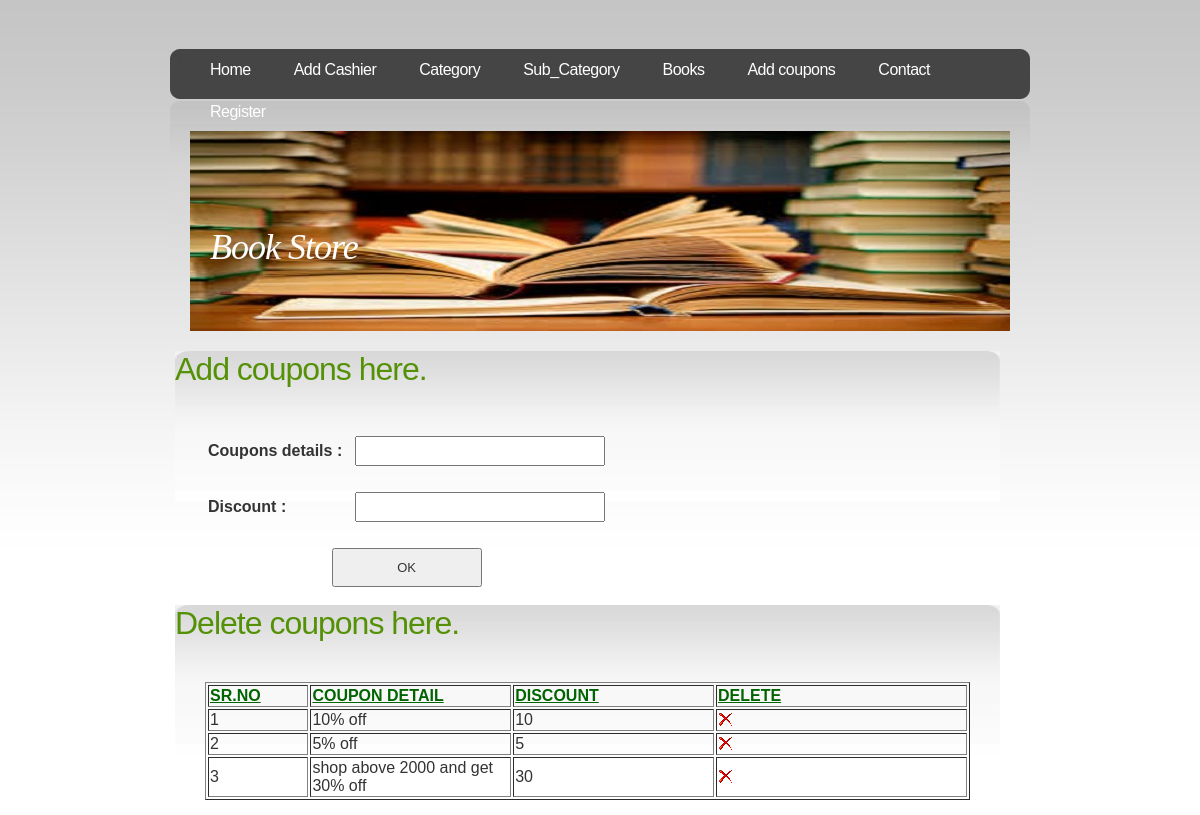
/admin/coupon.php, run on the app's committed database.
### tables this page shows
CREATE TABLE IF NOT EXISTS `addcoupn` (
  `c_id` int(100) NOT NULL AUTO_INCREMENT,
  `u_coupon` text NOT NULL,
  `u_dis` int(11) NOT NULL,
  PRIMARY KEY (`c_id`)
);

### admin/coupon.php (the view, shortened to what this page needs)
<?php session_start();
require('includes/config.php');
	$q="select * from addcoupn";
	 $res=mysqli_query($conn,$q) or die("Can't Execute Query...");
	 ?>
<html
<head>
		<?php
			include("includes/head.inc.php");
		?>
</head>
<body>
				<div id="header">
					<div id="menu">
						<?php
							include("includes/menu.inc.php");
						?>
					</div>
				</div>
				<div id="logo-wrap">
					<div id="logo">
							<?php
								include("includes/logo.inc.php");
							?>
					</div>
				</div>
				<div id="page">
							<div id="content">
									<h1 class="title">Add coupons here.</h1>
								<div class="post">
									<div class="entry">
									<br><br>
										<table>
											<form action="process_coupon.php" method="POST">
												<tr>
													 <td><b>Coupons details :</b>&nbsp;&nbsp;</td>
													 <td><input type='text' size="50" maxlength="50" name='coupon'></td>
													 <td>&nbsp;</td>
												</tr>
												<tr><td>&nbsp;</tr>
												<tr>
													<td><b>Discount :</b>&nbsp;&nbsp;</td>
													<td><input type='text' name='dis' size="10"></td>
												</tr>
												<tr><td>&nbsp;</tr>
												<tr>
													<td colspan='2' align='center'>
														<input type='submit' value="  OK  ">
													</td>
												</tr>
											</form>
										</table>
									</div>
								</div>
							</div>
<div id="page">
	<div id="content">
	<h1 class="title">Delete coupons here.</h1>
		<div class="post">
			<h1 class="title"></h1>
			<div class="entry">
					<table border='1' WIDTH='100%'>
						<tr>
								<td WIDTH='10%' style="color:darkgreen"><b><u>SR.NO</u></b>
								<TD style="color:darkgreen" WIDTH='20%'><b><u>COUPON DETAIL </u></b>
								<TD style="color:darkgreen" WIDTH='20%'><b><u>DISCOUNT </u></b>
								<TD style="color:darkgreen" WIDTH='25%'><b><u>DELETE</u></b>
						</tr>
						<?php
							$count=1;
							while($row=mysqli_fetch_assoc($res))
							{
							echo '<tr>
										<td>'.$count.'
										<td>'.$row['u_coupon'].'
										<td>'.$row['u_dis'].'
										<td><a href="process_del_coupon.php?id='.$row['c_id'].'"><img src="images/drop.png" ></a>
									</tr>';
									$count++;
							}
						?>
					</TABLE>
			</div>
		</div>
	</div>
</body>
</html>

### admin/default.css (style rules this page uses)
body { margin-top: 49px; padding: 0; background: url(images/img01.jpg) repeat-x left top; font-family: "Trebuchet MS", Arial, Helvetica, sans-serif; font-size: 13px; color: #333333; }
h1, h2, h3 { margin: 0; font-weight: normal; color: #559106; }
h1 { letter-spacing: -1px; font-size: 32px; }
a:link { color: #4E8006; }
img { border: none; }
form { margin: 0; padding: 0; }
input, textarea, select { font-family: "Trebuchet MS", Arial, Helvetica, sans-serif; font-size: 13px; color: #333333; }
#header { width: 860px; height: 52px; margin: 0 auto; background: url(images/img02.jpg) no-repeat left top; }
#menu { float: left; width: 860px; height: 54px; }
#logo-wrap { width: 860px; margin: 0 auto; padding: 30px 0 20px 0; background: url(images/img03.jpg) no-repeat left top; }
#logo { width: 820px; height: 200px; margin: 0 auto; background: url(images/headerlogo1.jpg) no-repeat left top; }
#page { width: 850px; margin: 0 auto; }
#content { float: left; width: 825px; background: url(images/img10.jpg) no-repeat left top; }
.post { padding: 15px 15px; }
.post .title { margin-bottom: 20px; padding-bottom: 5px; }
.post .entry { padding: 0 15px; }
input,textarea,select { width:250px;height:30px; }
input[type=submit] { width:150px;height:39px; }

### data on the page
addcoupn: u_coupon "10% off", u_dis "10"
addcoupn: u_coupon "5% off", u_dis "5"
addcoupn: u_coupon "shop above 2000 and get 30% off", u_dis "30"
